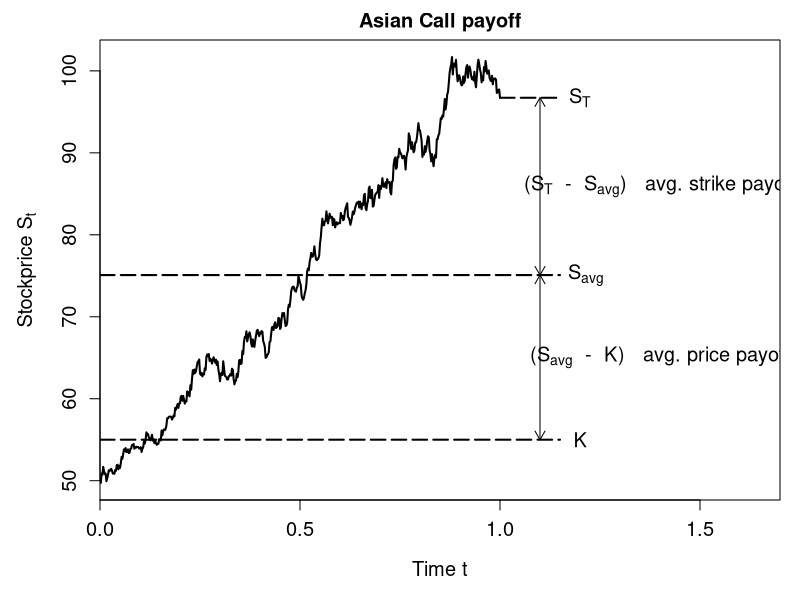

Generate this figure with R:
# clear variables and close windows
rm(list = ls(all = TRUE))
graphics.off()

# s0  - current stock price
# tau - time to maturity in years
# n.t - number of time steps


# function for generating geometric brownian motion
MCPath = function(s0, tau, n.t, r, sigma){
  
  dt = tau/n.t
  t  = seq(0, tau, by = dt)
  
  st = s0*exp((r-sigma^2/2)*t + sigma*sqrt(dt)*c(0, cumsum(rnorm(n.t))))
  
  return(st)

}

MCAsian = function(s0, k, tau, n.t, r, sigma){
  
  exit   = FALSE
  n.loop = 0
  
  while (exit == FALSE && n.loop < 1e4){
    
    n.loop  = n.loop + 1

    st.i    = MCPath(s0, tau, n.t, r, sigma)
    s.avg.i = sum(st.i)/length(st.i)

    if (st.i[length(st.i)] > 1.05*s.avg.i && s.avg.i > 1.05*k){   # factor to prevent overlaying text 
      PayoffPlot(st.i, k, tau, n.t, s.avg.i)
      exit = TRUE
    } 
  }     
  

}


PayoffPlot = function(st.i, k, tau, n.t, s.avg.arit.i){
  
  dt = tau/n.t
  t  = seq(0, tau, by = dt)
  
  f.wind = 1.7
  f.line = 1.15
  f.text = 1.2
  f.arro = 1.1 
  
  s.T = st.i[length(st.i)]
  
  # path plot
  par(mar=c(5,5,2,1)) 
  plot(t, st.i,
       type ="l", 
       lwd  = 2, 
       xlim = c(0, f.wind*tau),
       ylim = c(min(k,st.i), max(k, st.i)),
       xaxs ="i", 
       cex.lab=1.2, cex.axis=1.2, cex.main=1.2, cex.sub=1.2,
       main = "Asian Call payoff", 
       xlab = "Time t", 
       ylab = expression("Stockprice "*"S"["t"]))
  # S_T 
  lines(c(tau, f.line*tau ), s.T*c(1,1) , lty = 5, lwd = 2, col = "black")
  text(f.text*tau, s.T, expression("S"["T"]), col = "black", cex = 1.2)
  # S_avg
  lines(c(0, f.line*tau), s.avg.arit.i*c(1,1) , lty = 5, lwd = 2, col = "black")
  text(f.text*tau, s.avg.arit.i, expression("  S"["avg"]), col = "black", cex = 1.2)
  # K
  lines(c(0, f.line*tau), k*c(1,1)            , lty = 5, lwd = 2, col = "black")
  text(f.text*tau, k, "K", col = "black", cex = 1.2)
  # S_avg <--> K avg. price payoff
  arrows(f.arro*tau, s.T, f.arro*tau, s.avg.arit.i, code = 3, length=0.1)
  text(1.4*tau, 0.5*(k+s.avg.arit.i), expression("(S"["avg"]*"  -  "*"K)"*"   avg. price payoff"), cex = 1.2)
  # S_t <--> s_avg avg. strike payoff
  arrows(f.arro*tau, k, f.arro*tau, s.avg.arit.i, code = 3, length=0.1)
  text(1.4*tau, 0.5*(s.T+s.avg.arit.i), expression("(S"["T"]*"  -  "*"S"["avg"]*")"*"   avg. strike payoff"), cex = 1.2)
}


MCAsian(50, 55, 1, 500, 0.03, 0.2)


